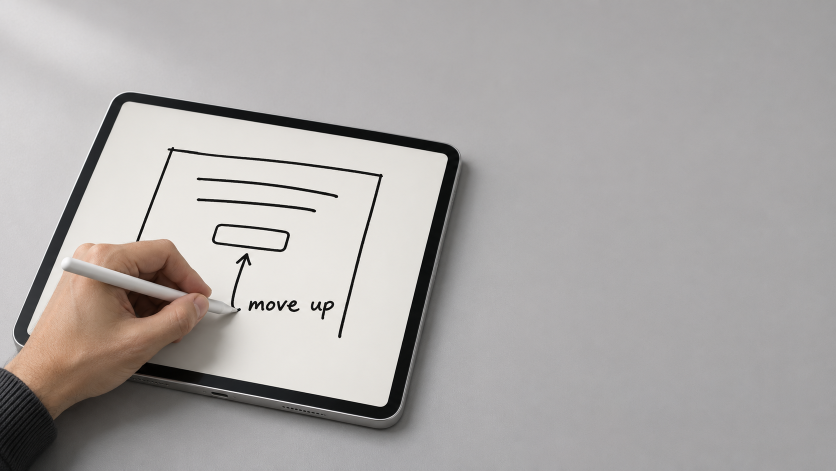
#> input picture design/reflex-still/v2-photo-1.png, 1672 x 941 px (shown at 1/2 size); its folder holds only this picture in this run
$ python composite.py
#> lines starting #> are read from the running program, lines starting #| are printed output that depends on the picture
"""Rebuild: PYTHONPATH=design/reflex-still/.deps python3 design/reflex-still/composite.py

Photos: built-in image_gen; terminal, text, and geometric connectors: Pillow.
All composition coordinates are in the final 1600 x 900 image space.
"""
from pathlib import Path
import math
from PIL import Image, ImageDraw, ImageFont, ImageFilter, ImageOps

ROOT = Path(__file__).resolve().parent
S = 3
SIZE = (1600, 900)
FONT = '/System/Library/Fonts/Menlo.ttc'

def box(coords):
    return tuple(round(v*S) for v in coords)

def font(size):
    return ImageFont.truetype(FONT, round(size*S))

def bezier(a,b,c,d,n=160):
    return [((1-t)**3*a[0]+3*(1-t)**2*t*b[0]+3*(1-t)*t*t*c[0]+t**3*d[0],
             (1-t)**3*a[1]+3*(1-t)**2*t*b[1]+3*(1-t)*t*t*c[1]+t**3*d[1])
            for t in (i/n for i in range(n+1))]

def parallel_lines(im, points):
    # True normal offsets keep the two rails equidistant through every curve.
    draw=ImageDraw.Draw(im)
    for offset in (-7,7):
        rail=[]
        for i,(x,y) in enumerate(points):
            p=points[max(i-1,0)]; q=points[min(i+1,len(points)-1)]
            dx,dy=q[0]-p[0],q[1]-p[1]
            length=math.hypot(dx,dy)
            rail.append((round((x-dy/length*offset)*S),round((y+dx/length*offset)*S)))
        draw.line(rail, fill=(67,67,67,255), width=4*S, joint='curve')

def terminal(im, x,y,w,h, lines):
    shadow=Image.new('RGBA',im.size)
    sd=ImageDraw.Draw(shadow)
    sd.rounded_rectangle(box((x+3,y+20,x+w+3,y+h+20)),radius=20*S,fill=(0,0,0,64))
    im.alpha_composite(shadow.filter(ImageFilter.GaussianBlur(22*S)))
    contact=Image.new('RGBA',im.size)
    ImageDraw.Draw(contact).rounded_rectangle(box((x,y+5,x+w,y+h+5)),radius=19*S,fill=(0,0,0,38))
    im.alpha_composite(contact.filter(ImageFilter.GaussianBlur(5*S)))
    d=ImageDraw.Draw(im)
    d.rounded_rectangle(box((x,y,x+w,y+h)),radius=18*S,fill='#202020',outline='#535353',width=2*S)
    # Rounded top bar, inset so the outer border remains continuous.
    d.rounded_rectangle(box((x+2,y+2,x+w-2,y+61)),radius=16*S,fill='#303030')
    d.rectangle(box((x+2,y+34,x+w-2,y+61)),fill='#303030')
    d.line(box((x+2,y+62,x+w-2,y+62)), fill='#484848',width=S)
    for j,color in enumerate(('#ed6a5e','#f4bf4f','#61c554')):
        cx=x+27+j*27
        d.ellipse(box((cx-7,y+24,cx+7,y+38)),fill=color)
    d.text(box((x+w/2,y+30)), 'claude',font=font(29),fill='#e6e6e6',anchor='mm')
    for j,(text,color) in enumerate(lines):
        d.text(box((x+29,y+94+j*48)),text,font=font(27),fill=color)
    d.rectangle(box((x+29,y+h-43,x+42,y+h-18)),fill='#c5c5c5')

def build(n):
    photo=Image.open(ROOT/f'v2-photo-{n}.png')
    photo=ImageOps.grayscale(photo).convert('RGB').resize(SIZE,Image.Resampling.LANCZOS)
    im=photo.resize((1600*S,900*S),Image.Resampling.LANCZOS).convert('RGBA')
    if n==1:
        parallel_lines(im,[(835,465),(1040,465)])
        terminal(im,1040,320,475,310,[('> move button up','#f1f1f1'),('Canvas received.','#bdbdbd'),('Updating layout...','#bdbdbd')])
    elif n==2:
        # Rounded orthogonal route: horizontal, down, horizontal.
        pts=[(560,418),(603,418)]
        pts+=bezier((603,418),(619,418),(625,424),(625,440))
        pts.append((625,518))
        pts+=bezier((625,518),(625,534),(631,540),(647,540))
        pts.append((721,540))
        parallel_lines(im,pts)
        terminal(im,85,285,475,310,[('> use this sketch','#f1f1f1'),('Canvas received.','#bdbdbd'),('Building view...','#bdbdbd')])
    else:
        pts=bezier((755,449),(937,449),(895,340),(1040,340))
        parallel_lines(im,pts)
        terminal(im,1040,185,475,310,[('> build this UI','#f1f1f1'),('Canvas received.','#bdbdbd'),('Creating view...','#bdbdbd')])
    out=im.convert('RGB').resize(SIZE,Image.Resampling.LANCZOS)
    out.save(ROOT/f'v2-{n}.png')
    out.resize((320,180),Image.Resampling.LANCZOS).save(ROOT/f'v2-{n}-320.png')
    return out

if __name__=='__main__':
    images=[build(n) for n in (1,2,3)]
#> in build, photo is the input picture: PIL image 1672x941 RGB; mean R, G, B 171.7, 168.1, 166.6
#> in build, `photo=ImageOps.grayscale(photo).convert('RGB').resize(SIZE,Image.Resam..`:
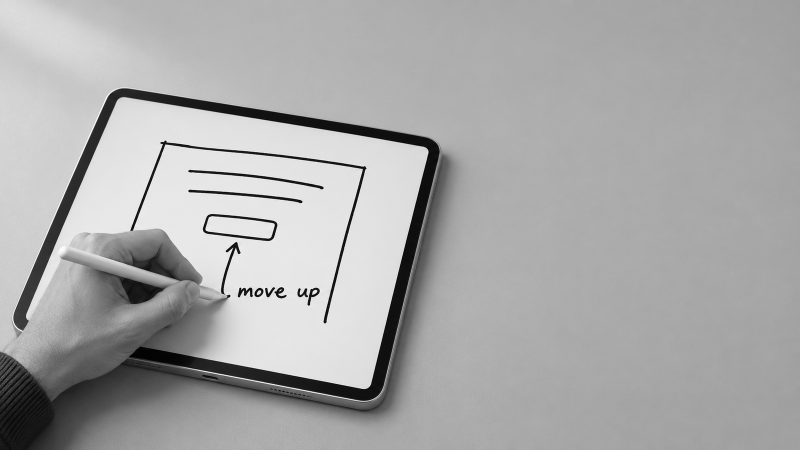
#> photo: PIL image 1600x900 RGB (shown at 1/2 size); min 0, max 255, mean 169
#> in terminal, `shadow=Image.new('RGBA',im.size)`: shadow: PIL image 4800x2700 RGBA; every value is 0
#> in terminal, `im.alpha_composite(shadow.filter(ImageFilter.GaussianBlur(22*S)))`:
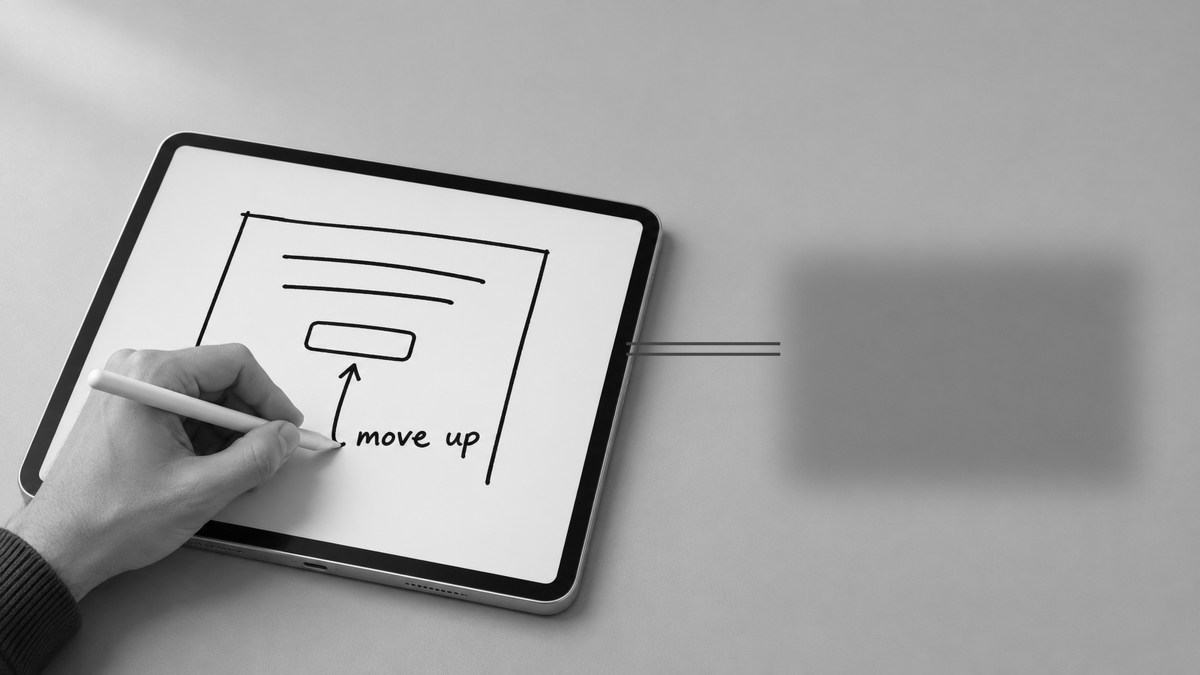
#> im: PIL image 4800x2700 RGBA (shown at 1/4 size); mean R, G, B, A 164.5, 164.5, 164.5, 255
#> in terminal, `im.alpha_composite(shadow.filter(ImageFilter.GaussianBlur(22*S)))`:
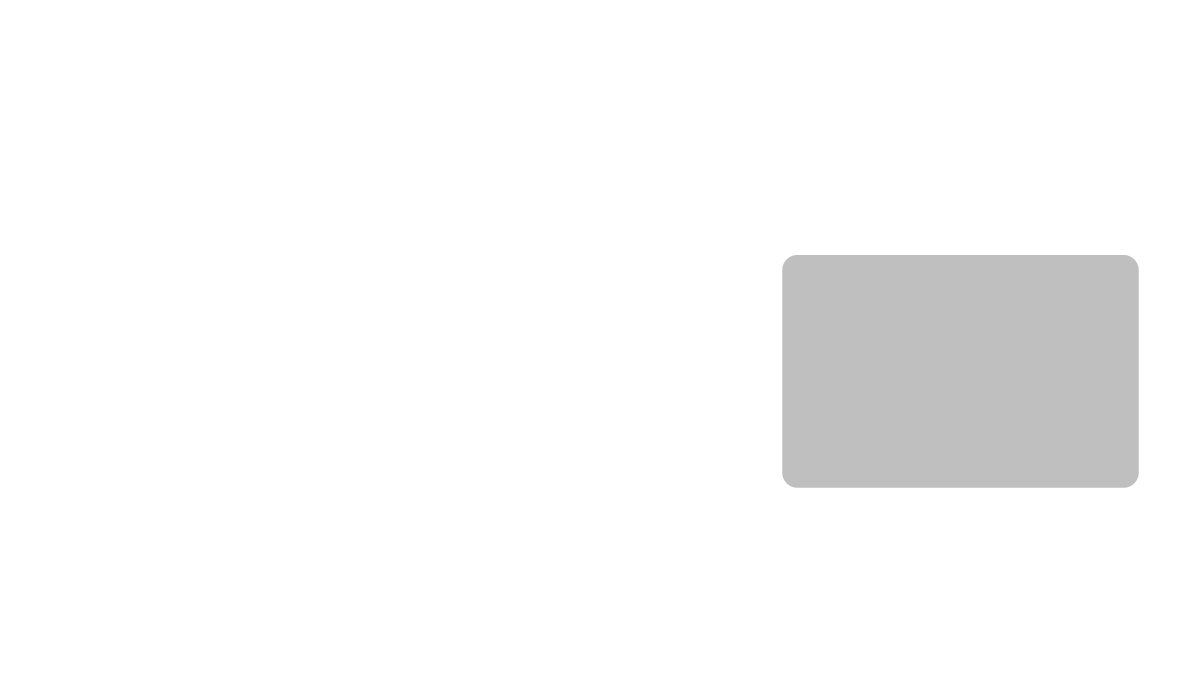
#> shadow: PIL image 4800x2700 RGBA (shown at 1/4 size); mean R, G, B, A 0, 0, 0, 6.5; transparent parts drawn white
#> in terminal, `ImageDraw.Draw(contact).rounded_rectangle(box((x,y+5,x+w,y+h+5)),radiu..`:
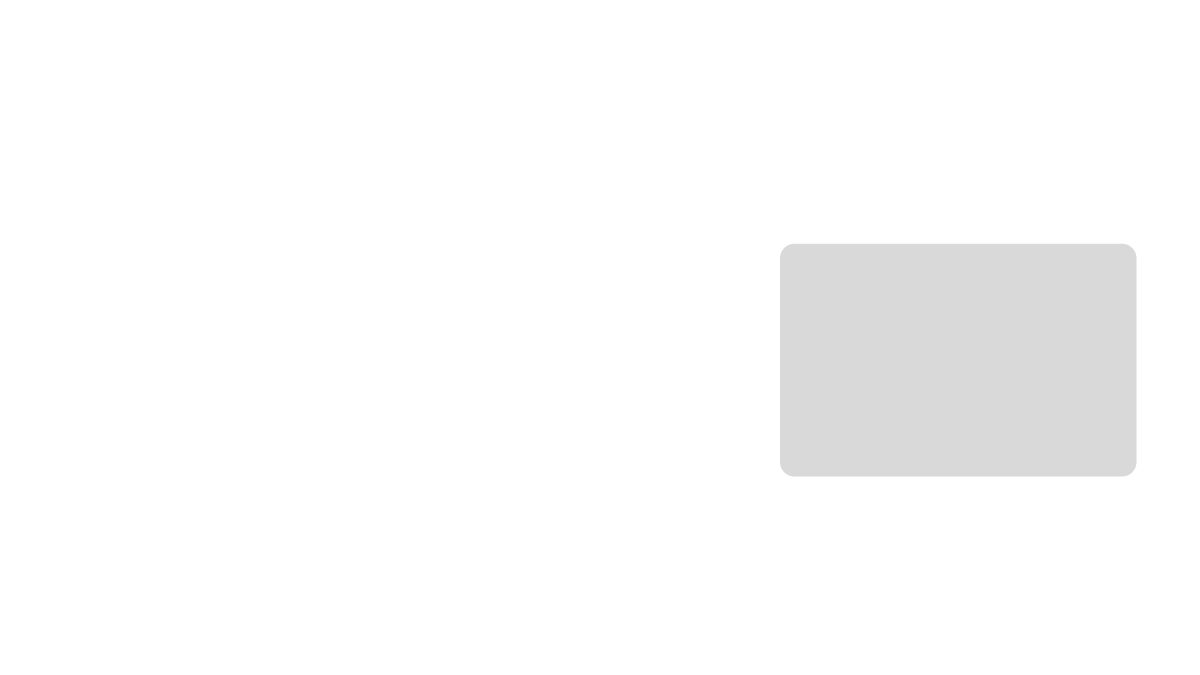
#> contact: PIL image 4800x2700 RGBA (shown at 1/4 size); mean R, G, B, A 0, 0, 0, 3.9; transparent parts drawn white
#> in build, `terminal(im,1040,320,475,310,[('> move button up','#f1f1f1'),('Canvas ..`:
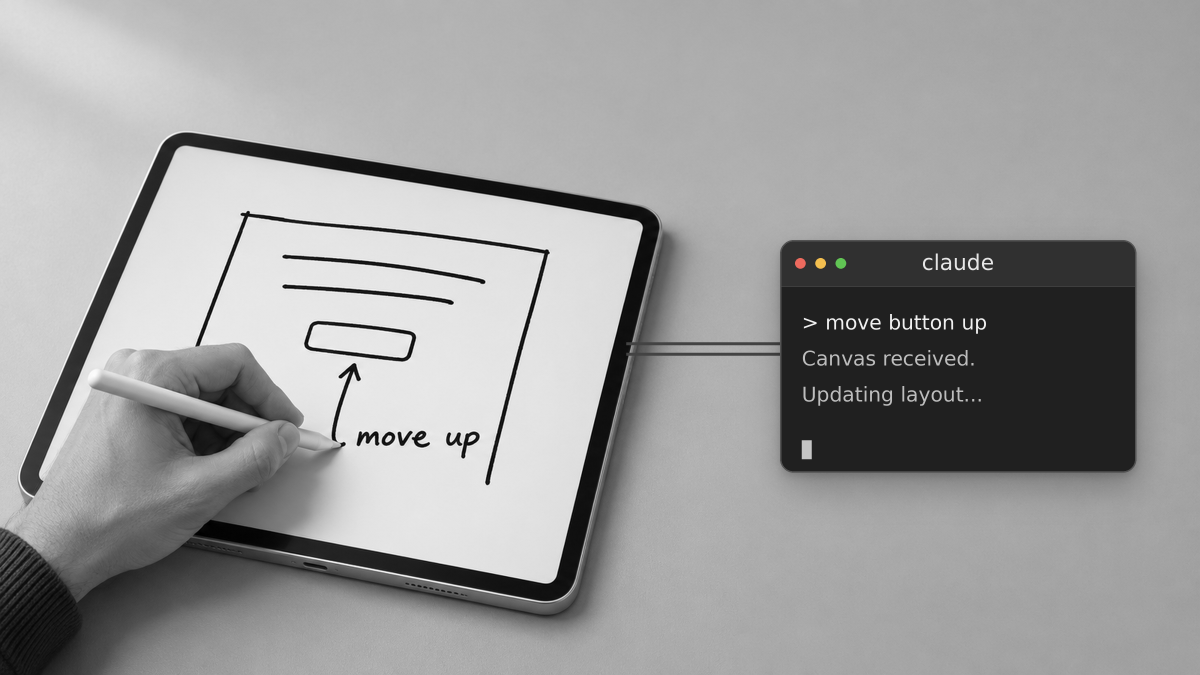
#> im: PIL image 4800x2700 RGBA (shown at 1/4 size); mean R, G, B, A 155.3, 155.2, 155.2, 255
#> in build, `out.resize((320,180),Image.Resampling.LANCZOS).save(ROOT/f'v2-{n}-320...`:
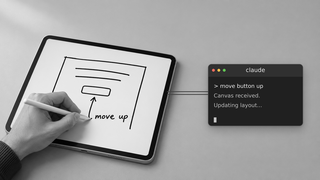
#> saved as v2-1-320.png: PIL image 320x180 RGB; mean R, G, B 155.2, 155.2, 155.2
#> (the run stopped early here; a loop or call above may not have finished)
